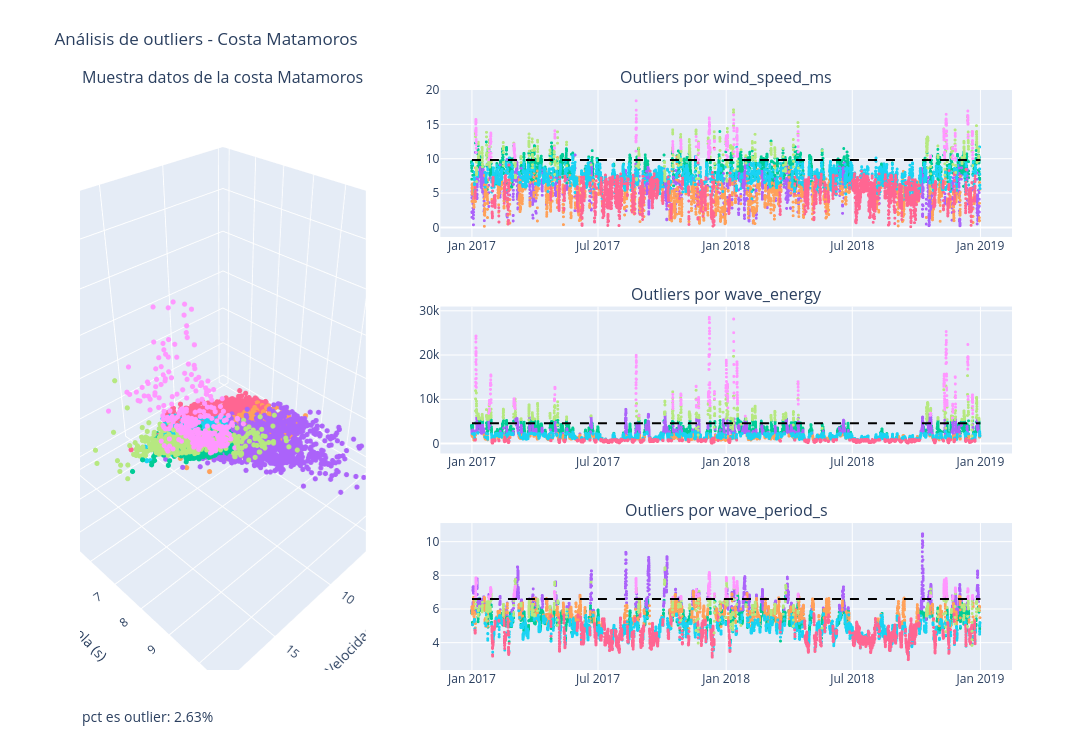

Source (notebook cell):
### Markdown cell above
# Grafica

### Code cell
fig = make_subplots(
    rows=len(EXTREME_FEATURES),
    cols=2,
    specs=[
        [{"type": "scene", "rowspan": len(EXTREME_FEATURES)}, {"type": "xy"}],
        *[
            [None, {"type": "xy"}]
            for _ in range(len(EXTREME_FEATURES) - 1)
        ]
    ],
    subplot_titles=[
        f'Muestra datos de la costa {costa}',
        *[f'Outliers por {feature}' for feature in EXTREME_FEATURES]
    ],
    vertical_spacing=0.12,
    horizontal_spacing=0.08,
    column_widths=[1/3, 2/3]
)

# Gráfica 3D
fig_3d = px.scatter_3d(
    data_sample,
    x='wind_speed_ms',
    y='wave_period_s',
    z='wave_energy',
    color='gmm_sea_state',
    color_discrete_map={
        False: 'blue',
        True: 'red'
    }
)

fig_3d.update_traces(marker=dict(size=3))

for trace in fig_3d.data:
    fig.add_trace(trace, row=1, col=1)

# Gráficas 2D
for i, feature in enumerate(EXTREME_FEATURES):
    tmp_fig = px.scatter(
        data_sample,
        x='datetime',
        y=feature,
        color='gmm_sea_state',
        color_discrete_map={
            False: 'blue',
            True: 'red'
        }
    )

    tmp_fig.update_traces(marker=dict(size=3))

    for trace in tmp_fig.data:
        trace.showlegend = False
        fig.add_trace(trace, row=i+1, col=2)

    threshold = data_sample[feature].quantile(EXTREME_THRESHOLD)

    # Línea horizontal
    fig.add_shape(
        type="line",
        x0=data_sample['datetime'].min(),
        x1=data_sample['datetime'].max(),
        y0=threshold,
        y1=threshold,
        line=dict(
            color="black",
            width=2,
            dash="dash"
        ),
        row=i+1,
        col=2
    )

fig.update_layout(
    height=len(EXTREME_FEATURES)*250,
    width=1300,
    title=f'Análisis de outliers - Costa {costa}',
    uirevision='constant',
    showlegend=False,
    margin=dict(t=90),
    scene=dict(
        xaxis_title='Velocidad del viento (m/s)',
        yaxis_title='Período de la ola (s)',
        zaxis_title='Energía de la ola (J)',
        aspectmode='cube'
    )
)

pct_outlier = (data_sample['gmm_sea_state'].value_counts(normalize=True)*100).loc['Mar extremo']
fig.add_annotation(
    text=f"pct es outlier: {pct_outlier:.2f}%",
    xref="paper",
    yref="paper",
    x=0,
    y=-0.1,
    showarrow=False,
    font=dict(size=14)
)

fig.show()

### Figure 1 — Plotly figure (JSON) as saved in the notebook; plotly's stock layout.template omitted (floating-point values rounded to 4 significant figures; data arrays with more than 128 entries replaced by an {"elided": "..."} marker saying what was removed)
{"data": [{"hovertemplate": "gmm_sea_state=Mar fuerte<br>wind_speed_ms=%{x}<br>wave_period_s=%{y}<br>wave_energy=%{z}<extra></extra>", "legendgroup": "Mar fuerte", "marker": {"color": "#00cc96", "size": 3, "symbol": "circle"}, "mode": "markers", "name": "Mar fuerte", "scene": "scene", "showlegend": true, "type": "scatter3d", "x": {"elided": "2345 float values"}, "y": {"elided": "2345 float values"}, "z": {"elided": "2345 float values"}}, {"hovertemplate": "gmm_sea_state=Mar agitado<br>wind_speed_ms=%{x}<br>wave_period_s=%{y}<br>wave_energy=%{z}<extra></extra>", "legendgroup": "Mar agitado", "marker": {"color": "#ab63fa", "size": 3, "symbol": "circle"}, "mode": "markers", "name": "Mar agitado", "scene": "scene", "showlegend": true, "type": "scatter3d", "x": {"elided": "1382 float values"}, "y": {"elided": "1382 float values"}, "z": {"elided": "1382 float values"}}, {"hovertemplate": "gmm_sea_state=Mar suave<br>wind_speed_ms=%{x}<br>wave_period_s=%{y}<br>wave_energy=%{z}<extra></extra>", "legendgroup": "Mar suave", "marker": {"color": "#FFA15A", "size": 3, "symbol": "circle"}, "mode": "markers", "name": "Mar suave", "scene": "scene", "showlegend": true, "type": "scatter3d", "x": {"elided": "2100 float values"}, "y": {"elided": "2100 float values"}, "z": {"elided": "2100 float values"}}, {"hovertemplate": "gmm_sea_state=Mar dinámico<br>wind_speed_ms=%{x}<br>wave_period_s=%{y}<br>wave_energy=%{z}<extra></extra>", "legendgroup": "Mar dinámico", "marker": {"color": "#19d3f3", "size": 3, "symbol": "circle"}, "mode": "markers", "name": "Mar dinámico", "scene": "scene", "showlegend": true, "type": "scatter3d", "x": {"elided": "2789 float values"}, "y": {"elided": "2789 float values"}, "z": {"elided": "2789 float values"}}, {"hovertemplate": "gmm_sea_state=Mar calmado<br>wind_speed_ms=%{x}<br>wave_period_s=%{y}<br>wave_energy=%{z}<extra></extra>", "legendgroup": "Mar calmado", "marker": {"color": "#FF6692", "size": 3, "symbol": "circle"}, "mode": "markers", "name": "Mar calmado", "scene": "scene", "showlegend": true, "type": "scatter3d", "x": {"elided": "2805 float values"}, "y": {"elided": "2805 float values"}, "z": {"elided": "2805 float values"}}, {"hovertemplate": "gmm_sea_state=Mar peligroso<br>wind_speed_ms=%{x}<br>wave_period_s=%{y}<br>wave_energy=%{z}<extra></extra>", "legendgroup": "Mar peligroso", "marker": {"color": "#B6E880", "size": 3, "symbol": "circle"}, "mode": "markers", "name": "Mar peligroso", "scene": "scene", "showlegend": true, "type": "scatter3d", "x": {"elided": "517 float values"}, "y": {"elided": "517 float values"}, "z": {"elided": "517 float values"}}, {"hovertemplate": "gmm_sea_state=Mar extremo<br>wind_speed_ms=%{x}<br>wave_period_s=%{y}<br>wave_energy=%{z}<extra></extra>", "legendgroup": "Mar extremo", "marker": {"color": "#FF97FF", "size": 3, "symbol": "circle"}, "mode": "markers", "name": "Mar extremo", "scene": "scene", "showlegend": true, "type": "scatter3d", "x": {"elided": "322 float values"}, "y": {"elided": "322 float values"}, "z": {"elided": "322 float values"}}, {"hovertemplate": "gmm_sea_state=Mar fuerte<br>datetime=%{x}<br>wind_speed_ms=%{y}<extra></extra>", "legendgroup": "Mar fuerte", "marker": {"color": "#00cc96", "size": 3, "symbol": "circle"}, "mode": "markers", "name": "Mar fuerte", "showlegend": false, "type": "scattergl", "x": {"elided": "2345 str values"}, "xaxis": "x", "y": {"elided": "2345 float values"}, "yaxis": "y"}, {"hovertemplate": "gmm_sea_state=Mar agitado<br>datetime=%{x}<br>wind_speed_ms=%{y}<extra></extra>", "legendgroup": "Mar agitado", "marker": {"color": "#ab63fa", "size": 3, "symbol": "circle"}, "mode": "markers", "name": "Mar agitado", "showlegend": false, "type": "scattergl", "x": {"elided": "1382 str values"}, "xaxis": "x", "y": {"elided": "1382 float values"}, "yaxis": "y"}, {"hovertemplate": "gmm_sea_state=Mar suave<br>datetime=%{x}<br>wind_speed_ms=%{y}<extra></extra>", "legendgroup": "Mar suave", "marker": {"color": "#FFA15A", "size": 3, "symbol": "circle"}, "mode": "markers", "name": "Mar suave", "showlegend": false, "type": "scattergl", "x": {"elided": "2100 str values"}, "xaxis": "x", "y": {"elided": "2100 float values"}, "yaxis": "y"}, {"hovertemplate": "gmm_sea_state=Mar dinámico<br>datetime=%{x}<br>wind_speed_ms=%{y}<extra></extra>", "legendgroup": "Mar dinámico", "marker": {"color": "#19d3f3", "size": 3, "symbol": "circle"}, "mode": "markers", "name": "Mar dinámico", "showlegend": false, "type": "scattergl", "x": {"elided": "2789 str values"}, "xaxis": "x", "y": {"elided": "2789 float values"}, "yaxis": "y"}, {"hovertemplate": "gmm_sea_state=Mar calmado<br>datetime=%{x}<br>wind_speed_ms=%{y}<extra></extra>", "legendgroup": "Mar calmado", "marker": {"color": "#FF6692", "size": 3, "symbol": "circle"}, "mode": "markers", "name": "Mar calmado", "showlegend": false, "type": "scattergl", "x": {"elided": "2805 str values"}, "xaxis": "x", "y": {"elided": "2805 float values"}, "yaxis": "y"}, {"hovertemplate": "gmm_sea_state=Mar peligroso<br>datetime=%{x}<br>wind_speed_ms=%{y}<extra></extra>", "legendgroup": "Mar peligroso", "marker": {"color": "#B6E880", "size": 3, "symbol": "circle"}, "mode": "markers", "name": "Mar peligroso", "showlegend": false, "type": "scattergl", "x": {"elided": "517 str values"}, "xaxis": "x", "y": {"elided": "517 float values"}, "yaxis": "y"}, {"hovertemplate": "gmm_sea_state=Mar extremo<br>datetime=%{x}<br>wind_speed_ms=%{y}<extra></extra>", "legendgroup": "Mar extremo", "marker": {"color": "#FF97FF", "size": 3, "symbol": "circle"}, "mode": "markers", "name": "Mar extremo", "showlegend": false, "type": "scattergl", "x": {"elided": "322 str values"}, "xaxis": "x", "y": {"elided": "322 float values"}, "yaxis": "y"}, {"hovertemplate": "gmm_sea_state=Mar fuerte<br>datetime=%{x}<br>wave_energy=%{y}<extra></extra>", "legendgroup": "Mar fuerte", "marker": {"color": "#00cc96", "size": 3, "symbol": "circle"}, "mode": "markers", "name": "Mar fuerte", "showlegend": false, "type": "scattergl", "x": {"elided": "2345 str values"}, "xaxis": "x2", "y": {"elided": "2345 float values"}, "yaxis": "y2"}, {"hovertemplate": "gmm_sea_state=Mar agitado<br>datetime=%{x}<br>wave_energy=%{y}<extra></extra>", "legendgroup": "Mar agitado", "marker": {"color": "#ab63fa", "size": 3, "symbol": "circle"}, "mode": "markers", "name": "Mar agitado", "showlegend": false, "type": "scattergl", "x": {"elided": "1382 str values"}, "xaxis": "x2", "y": {"elided": "1382 float values"}, "yaxis": "y2"}, {"hovertemplate": "gmm_sea_state=Mar suave<br>datetime=%{x}<br>wave_energy=%{y}<extra></extra>", "legendgroup": "Mar suave", "marker": {"color": "#FFA15A", "size": 3, "symbol": "circle"}, "mode": "markers", "name": "Mar suave", "showlegend": false, "type": "scattergl", "x": {"elided": "2100 str values"}, "xaxis": "x2", "y": {"elided": "2100 float values"}, "yaxis": "y2"}, {"hovertemplate": "gmm_sea_state=Mar dinámico<br>datetime=%{x}<br>wave_energy=%{y}<extra></extra>", "legendgroup": "Mar dinámico", "marker": {"color": "#19d3f3", "size": 3, "symbol": "circle"}, "mode": "markers", "name": "Mar dinámico", "showlegend": false, "type": "scattergl", "x": {"elided": "2789 str values"}, "xaxis": "x2", "y": {"elided": "2789 float values"}, "yaxis": "y2"}, {"hovertemplate": "gmm_sea_state=Mar calmado<br>datetime=%{x}<br>wave_energy=%{y}<extra></extra>", "legendgroup": "Mar calmado", "marker": {"color": "#FF6692", "size": 3, "symbol": "circle"}, "mode": "markers", "name": "Mar calmado", "showlegend": false, "type": "scattergl", "x": {"elided": "2805 str values"}, "xaxis": "x2", "y": {"elided": "2805 float values"}, "yaxis": "y2"}, {"hovertemplate": "gmm_sea_state=Mar peligroso<br>datetime=%{x}<br>wave_energy=%{y}<extra></extra>", "legendgroup": "Mar peligroso", "marker": {"color": "#B6E880", "size": 3, "symbol": "circle"}, "mode": "markers", "name": "Mar peligroso", "showlegend": false, "type": "scattergl", "x": {"elided": "517 str values"}, "xaxis": "x2", "y": {"elided": "517 float values"}, "yaxis": "y2"}, {"hovertemplate": "gmm_sea_state=Mar extremo<br>datetime=%{x}<br>wave_energy=%{y}<extra></extra>", "legendgroup": "Mar extremo", "marker": {"color": "#FF97FF", "size": 3, "symbol": "circle"}, "mode": "markers", "name": "Mar extremo", "showlegend": false, "type": "scattergl", "x": {"elided": "322 str values"}, "xaxis": "x2", "y": {"elided": "322 float values"}, "yaxis": "y2"}, {"hovertemplate": "gmm_sea_state=Mar fuerte<br>datetime=%{x}<br>wave_period_s=%{y}<extra></extra>", "legendgroup": "Mar fuerte", "marker": {"color": "#00cc96", "size": 3, "symbol": "circle"}, "mode": "markers", "name": "Mar fuerte", "showlegend": false, "type": "scattergl", "x": {"elided": "2345 str values"}, "xaxis": "x3", "y": {"elided": "2345 float values"}, "yaxis": "y3"}, {"hovertemplate": "gmm_sea_state=Mar agitado<br>datetime=%{x}<br>wave_period_s=%{y}<extra></extra>", "legendgroup": "Mar agitado", "marker": {"color": "#ab63fa", "size": 3, "symbol": "circle"}, "mode": "markers", "name": "Mar agitado", "showlegend": false, "type": "scattergl", "x": {"elided": "1382 str values"}, "xaxis": "x3", "y": {"elided": "1382 float values"}, "yaxis": "y3"}, {"hovertemplate": "gmm_sea_state=Mar suave<br>datetime=%{x}<br>wave_period_s=%{y}<extra></extra>", "legendgroup": "Mar suave", "marker": {"color": "#FFA15A", "size": 3, "symbol": "circle"}, "mode": "markers", "name": "Mar suave", "showlegend": false, "type": "scattergl", "x": {"elided": "2100 str values"}, "xaxis": "x3", "y": {"elided": "2100 float values"}, "yaxis": "y3"}, {"hovertemplate": "gmm_sea_state=Mar dinámico<br>datetime=%{x}<br>wave_period_s=%{y}<extra></extra>", "legendgroup": "Mar dinámico", "marker": {"color": "#19d3f3", "size": 3, "symbol": "circle"}, "mode": "markers", "name": "Mar dinámico", "showlegend": false, "type": "scattergl", "x": {"elided": "2789 str values"}, "xaxis": "x3", "y": {"elided": "2789 float values"}, "yaxis": "y3"}, {"hovertemplate": "gmm_sea_state=Mar calmado<br>datetime=%{x}<br>wave_period_s=%{y}<extra></extra>", "legendgroup": "Mar calmado", "marker": {"color": "#FF6692", "size": 3, "symbol": "circle"}, "mode": "markers", "name": "Mar calmado", "showlegend": false, "type": "scattergl", "x": {"elided": "2805 str values"}, "xaxis": "x3", "y": {"elided": "2805 float values"}, "yaxis": "y3"}, {"hovertemplate": "gmm_sea_state=Mar peligroso<br>datetime=%{x}<br>wave_period_s=%{y}<extra></extra>", "legendgroup": "Mar peligroso", "marker": {"color": "#B6E880", "size": 3, "symbol": "circle"}, "mode": "markers", "name": "Mar peligroso", "showlegend": false, "type": "scattergl", "x": {"elided": "517 str values"}, "xaxis": "x3", "y": {"elided": "517 float values"}, "yaxis": "y3"}, {"hovertemplate": "gmm_sea_state=Mar extremo<br>datetime=%{x}<br>wave_period_s=%{y}<extra></extra>", "legendgroup": "Mar extremo", "marker": {"color": "#FF97FF", "size": 3, "symbol": "circle"}, "mode": "markers", "name": "Mar extremo", "showlegend": false, "type": "scattergl", "x": {"elided": "322 str values"}, "xaxis": "x3", "y": {"elided": "322 float values"}, "yaxis": "y3"}], "layout": {"annotations": [{"font": {"size": 16}, "showarrow": false, "text": "Muestra datos de la costa Matamoros", "x": 0.1533, "xanchor": "center", "xref": "paper", "y": 1, "yanchor": "bottom", "yref": "paper"}, {"font": {"size": 16}, "showarrow": false, "text": "Outliers por wind_speed_ms", "x": 0.6933, "xanchor": "center", "xref": "paper", "y": 1, "yanchor": "bottom", "yref": "paper"}, {"font": {"size": 16}, "showarrow": false, "text": "Outliers por wave_energy", "x": 0.6933, "xanchor": "center", "xref": "paper", "y": 0.6267, "yanchor": "bottom", "yref": "paper"}, {"font": {"size": 16}, "showarrow": false, "text": "Outliers por wave_period_s", "x": 0.6933, "xanchor": "center", "xref": "paper", "y": 0.2533, "yanchor": "bottom", "yref": "paper"}, {"font": {"size": 14}, "showarrow": false, "text": "pct es outlier: 2.63%", "x": 0, "xref": "paper", "y": -0.1, "yref": "paper"}], "height": 750, "margin": {"t": 90}, "scene": {"aspectmode": "cube", "domain": {"x": [0, 0.3067], "y": [0, 1]}, "xaxis": {"title": {"text": "Velocidad del viento (m/s)"}}, "yaxis": {"title": {"text": "Período de la ola (s)"}}, "zaxis": {"title": {"text": "Energía de la ola (J)"}}}, "shapes": [{"line": {"color": "black", "dash": "dash", "width": 2}, "type": "line", "x0": "2017-01-01T01:00:00", "x1": "2018-12-31T23:00:00", "xref": "x", "y0": 9.8, "y1": 9.8, "yref": "y"}, {"line": {"color": "black", "dash": "dash", "width": 2}, "type": "line", "x0": "2017-01-01T01:00:00", "x1": "2018-12-31T23:00:00", "xref": "x2", "y0": 4607.0, "y1": 4607.0, "yref": "y2"}, {"line": {"color": "black", "dash": "dash", "width": 2}, "type": "line", "x0": "2017-01-01T01:00:00", "x1": "2018-12-31T23:00:00", "xref": "x3", "y0": 6.6, "y1": 6.6, "yref": "y3"}], "showlegend": false, "title": {"text": "Análisis de outliers - Costa Matamoros"}, "uirevision": "constant", "width": 1300, "xaxis": {"anchor": "y", "domain": [0.3867, 1]}, "xaxis2": {"anchor": "y2", "domain": [0.3867, 1]}, "xaxis3": {"anchor": "y3", "domain": [0.3867, 1]}, "yaxis": {"anchor": "x", "domain": [0.7467, 1]}, "yaxis2": {"anchor": "x2", "domain": [0.3733, 0.6267]}, "yaxis3": {"anchor": "x3", "domain": [0, 0.2533]}}}
